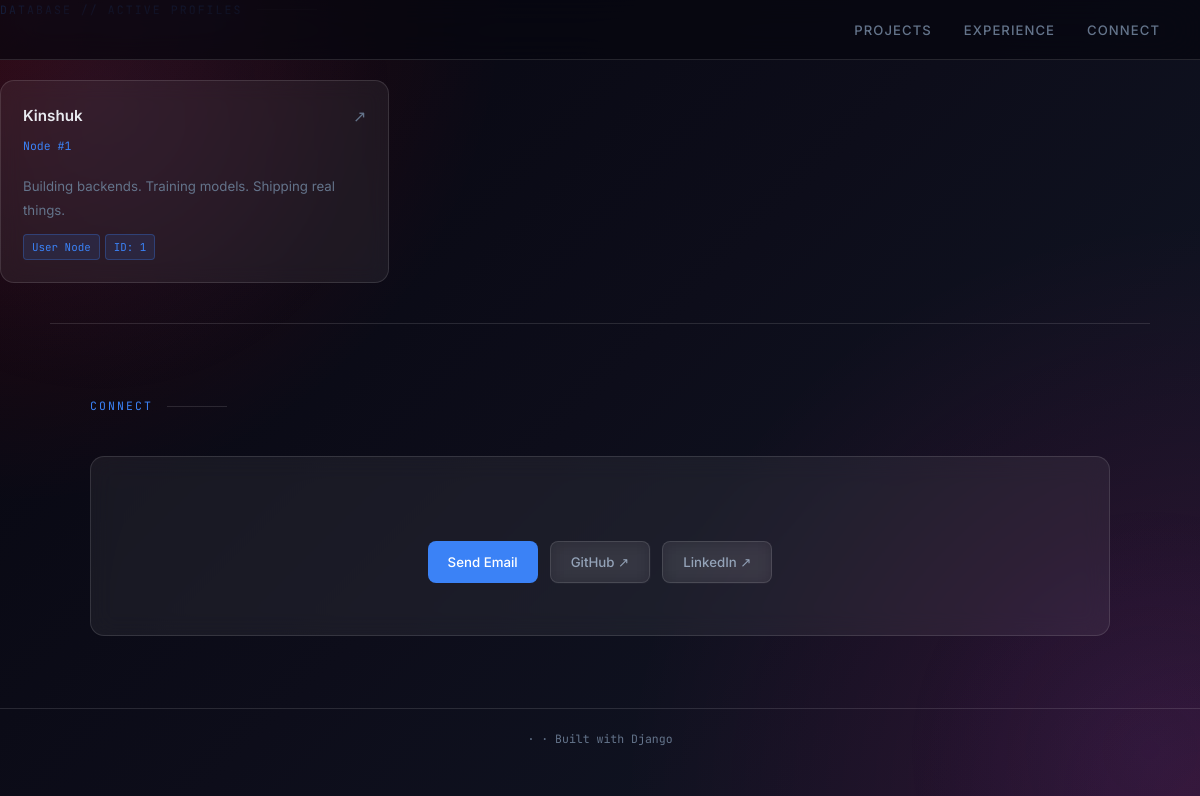
The page / on the database its author committed.
### manage_portfolio/models.py (models this page shows, shortened)
class Profile(models.Model):
    title = models.CharField(max_length=100)
    name = models.CharField(max_length=100)
    role = models.CharField(max_length=200)
    bio = models.TextField()
    about = models.TextField()
    about_extra = models.TextField(blank=True)
    email = models.EmailField()
    github = models.URLField()
    linkedin = models.URLField()
    avatar = models.ImageField(upload_to='avatar/', blank=True, null=True)
    connect_text = models.TextField(blank=True)
    connect_heading = models.CharField(max_length=200, blank=True)

### manage_portfolio/views.py (the view)
# urls.py: path("", MV.main_page, name="main"),
def main_page(request):
    profile_list = Profile.objects.all().order_by('id')
    paginator = Paginator(profile_list, 9)
    page_number = request.GET.get('page')
    page_obj = paginator.get_page(page_number)
    return render(request, 'main_page.html', {'page_obj': page_obj})

### templates/main_page.html (shortened to what this page needs)
{% extends "root.html" %}
{% block content %}
    <div class="section-head">
        <span class="section-label">Database // Active Profiles</span>
        <div class="section-line"></div>
    </div>
    <div class="projects-grid" style="margin-top: 60px; margin-bottom: 40px;">
        {% for profile in page_obj %}
            <a href="/{{ profile.id }}/" class="project-card" target="_blank" rel="noopener noreferrer">
                <div class="project-head">
                    <h3 class="project-name">{{ profile.name }}</h3>
                    <span class="project-arrow">↗</span>
                </div>
                <span style="font-family: var(--mono); font-size: 0.72rem; color: var(--accent); display: block; margin-top: -6px; margin-bottom: 8px;">
                    Node #{{ profile.id }}
                </span>
                <p class="project-desc">{{ profile.role }}</p>
                <div class="tech-chips">
                    <span class="tech-chip">User Node</span>
                    <span class="tech-chip">ID: {{ profile.id }}</span>
                </div>
            </a>
        {% empty %}
            <div class="connect-box" style="grid-column: 1 / -1; padding: 40px; border-style: dashed;">
                <h3 class="project-name" style="font-size: 1.2rem; color: var(--muted2); margin-bottom: 8px;">No Profiles Found</h3>
            </div>
        {% endfor %}
    </div>
{% endblock %}

### static/css/style.css (style rules this page uses)
:root { --bg: #06060f; --bg2: #0d0d1a; --glass: rgba(255,255,255,.06); --glass-border: rgba(255,255,255,.12); --glass-hover: rgba(255,255,255,.08); --accent: #3b82f6; --accent-soft: rgba(59,130,246,0.12); --accent-border: rgba(59,130,246,0.3); --text: #e8eaf0; --muted: #64748b; --muted2: #94a3b8; --mono: 'JetBrains Mono', monospace; --sans: 'Inter', sans-serif; --radius: 14px; --radius-sm: 8px; }
*, *::before, *::after { margin:0; padding:0; box-sizing:border-box; }
html { scroll-behavior: smooth; }
body { background: radial-gradient(circle at top left, rgba(255, 7, 7, 0.18), transparent 35%), radial-gradient(circle at bottom right, rgba(255,0,140,.15), transparent 40%), linear-gradient( 135deg, #06060f, #0d0d1a, #111827 ); background-attachment: fixed; color: var(--text); font-family: var(--sans); font-size:15px; line-height:1.7; overflow-x:hidden; }
body::before { content: ''; position: fixed; top: -200px; left: -200px; width: 600px; height: 600px; background: radial-gradient(circle, rgba(59,130,246,0.07) 0%, transparent 70%); pointer-events: none; z-index: 0; }
body::after { content: ''; position: fixed; bottom: -200px; right: -200px; width: 500px; height: 500px; background: radial-gradient(circle, rgba(99,102,241,0.05) 0%, transparent 70%); pointer-events: none; z-index: 0; }
.section-head { display: flex; align-items: center; gap: 14px; margin-bottom: 40px; }
.section-label { font-family: var(--mono); font-size: 0.72rem; color: var(--accent); letter-spacing: 0.18em; text-transform: uppercase; }
.section-line { flex: 1; height: 1px; background: var(--glass-border); max-width: 60px; }
.projects-grid { display: grid; grid-template-columns: repeat(auto-fill, minmax(300px, 1fr)); gap: 16px; }
.project-card { background: var(--glass); border: 1px solid var(--glass-border); border-radius: var(--radius); padding: 22px; text-decoration: none; color: inherit; display: flex; flex-direction: column; gap: 12px; backdrop-filter: blur(10px); transition: all 0.25s; }
.project-head { display: flex; justify-content: space-between; align-items: flex-start; }
.project-name { font-weight: 600; font-size: 0.95rem; color: var(--text); }
.project-arrow { color: var(--muted); font-size: 1rem; transition: all 0.2s; }
.project-desc { color: var(--muted); font-size: 0.83rem; line-height: 1.75; flex: 1; }
.tech-chips { display: flex; flex-wrap: wrap; gap: 5px; }
.tech-chip { font-family: var(--mono); font-size: 0.68rem; padding: 3px 8px; border-radius: 4px; background: var(--accent-soft); color: var(--accent); border: 1px solid var(--accent-border); }

### rows shown on the page
Profile: name "Kinshuk", id "1", role "Building backends. Training models. Shipping real things."
